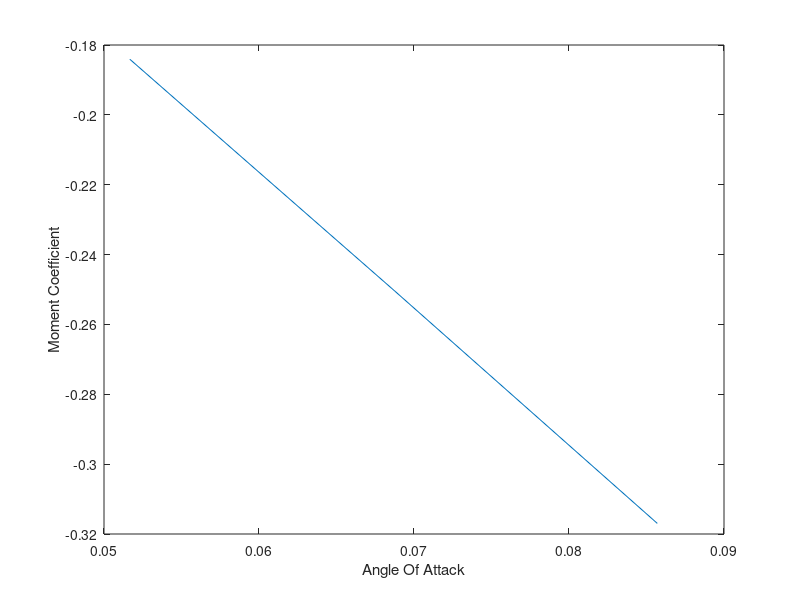
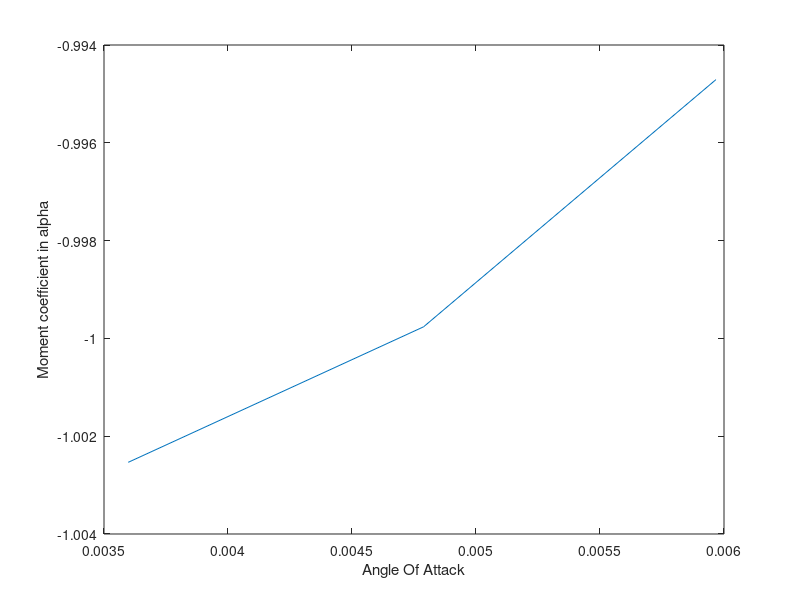

These charts were generated, in order, by the following MATLAB code:
%%%%%%%%%%%%%%%%%%%%%%%%%%%%%%%%%%%%%%%%%%%%%%%%%%%%%%%%%%%%%%%%%%%%%%%%%%%%%%%%%%%%%%%%%%
% UCLA Aerospace Engineering: Senior Design
% Stability and Control Cm_alpha Calcs
% Developed by Quang, February 2017
%%%%%%%%%%%%%%%%%%%%%%%%%%%%%%%%%%%%%%%%%%%%%%%%%%%%%%%%%%%%%%%%%%%%%%%%%%%%%%%%%%%%%%%%%%
close all; clear all; clc;

%Define the constants
a_cruise        = 573.4;                    %Speed of sound at cruise alt. Nmi/hr
a_w             = 6;                        %3D Lift slope of wing (equal to CL_alpha_w) : a_w = a_t = 6 @ Mach 0.8
a_t             = a_w;                      %3D Lift slope of tail (equal to CL_alpha_w)
alpha_w_deg     = [2.96 3.94 4.91];            %angle of attack of wing in degree
alpha_w         = alpha_w_deg.*pi/180;     %angle of attack of wing
alpha_t         = alpha_w;                 %angle of attack of tail
tau             = 0;                        %correction of coefficient
k1_f            = .0591;                    %initial fineness ration of fuselage
k2_f            = .8943;                    %final fineness ratio of fuselage
k1_n            = .0985;                    %initial fineness ration of nacelle
k2_n            = .8354;                    %final fineness ratio of nacelle
CL_w            = [0.3 0.4 0.5];                      % Assume CL_0 to be small. 
CL_t            = [0.3 0.4 0.5];                      %Lift coefficient of tail
a_w             = CL_w./alpha_w;
a_t             = a_w;
x_cp            = 45;
CM_ac           = .015;                        %Moment coefficient of aerodynamic center
                                                % Assume zero initially b/c
                                                % x_cp = x_ac
                                                % Typically between
                                                % .008-.025 [150B Text, pg. 254]
b               = 97.16;                    %wing span
c_w             = 14.36;                    %mean aerodynamic chord of wing
c_t             = 1.89;                     %chord of horizontal tail
S_w             = 1311.11;                  %Area of wing
Vh              = 1.0;                      %Tail Area Ratio: 1.0 initial estimate 
x_t             = 81;                       %Nose to tail leading edge initial estimate
x_t_MAC         = x_t+(1-0.8037)*c_t;       %Location of tail MAC. 
x_cg            = 46;                       %initial estimate from cg calcs. 
l_t             = x_t_MAC - x_cg;           %Distance between cg and tail MAC.
S_t             = Vh*S_w/(l_t*c_w);         %Area of horizontal tail
rho             = 0.0023769;                %Density of Air [slug/cubic ft]
pi              = 3.1412;                   %pi number
v_inf           = 0.8*a_cruise;             %velocity of the aircraft
q               = 0.5*rho*v_inf^2;          %air parameter
Vol_f           = pi*4.25^2*42.17;          %Volume of fuselage
Vol_n           = pi*4.25^2*29.9;           %Volume of nacelle
n_t             = 1;                        %tail efficiency
l_w             = 3.65;                     %distance from wing to CG : From CG Calcs. 
l_t             = l_t;             
l               = l_w + l_t;                %distance from wing to tail
n               = 1;                        %number of nacelle

%Calculate aerodynamic constants
A               = b^2/S_w;                          %Aspect ratio
epsilon         = (2* CL_w)*(1+tau)/(pi*A);         %downwash calculation
dev_epsilon     = (2* a_w)*(1+tau)/(pi*A);          %differitial of downwash

%Calculate stability of aircraft
M_f             = 2*q*(k2_f-k1_f)*Vol_f*alpha_w;    %Moment of fuselage
M_n             = 2*q*(k2_n-k1_n)*Vol_n*alpha_w;    %Moment of nacelle

%Total moment coefficient
CM_cg           = CL_w*(l_w/c_w) + CM_ac - CL_t*n_t*Vh + (M_f + 2*M_n)/(q*S_w*c_w);

%Differential of CM_cg with respect to alpha
CM_alpha        = (a_w + a_t.*(1 - dev_epsilon).*n_t.*(S_t./S_w)).*(l_w./c_w) - a_t.*(1-dev_epsilon).*n_t.*Vh + 2.*(k2_f - k1_f).*(Vol_f./(c_w.*S_w)) + 2.*n.*(k2_n - k1_n).*(Vol_n./(c_w.*S_w));

%Plotting the CM_cg and dev_CM_cg(CM_alpha)
figure (1);     %Plot CM_cg
plot (alpha_w,CM_cg);
xlabel('Angle Of Attack'); ylabel('Moment Coefficient');

figure (2);     %Plot CM_alpha
plot (alpha_w/c_w,CM_alpha);
xlabel('Angle Of Attack'); ylabel('Moment coefficient in alpha');
